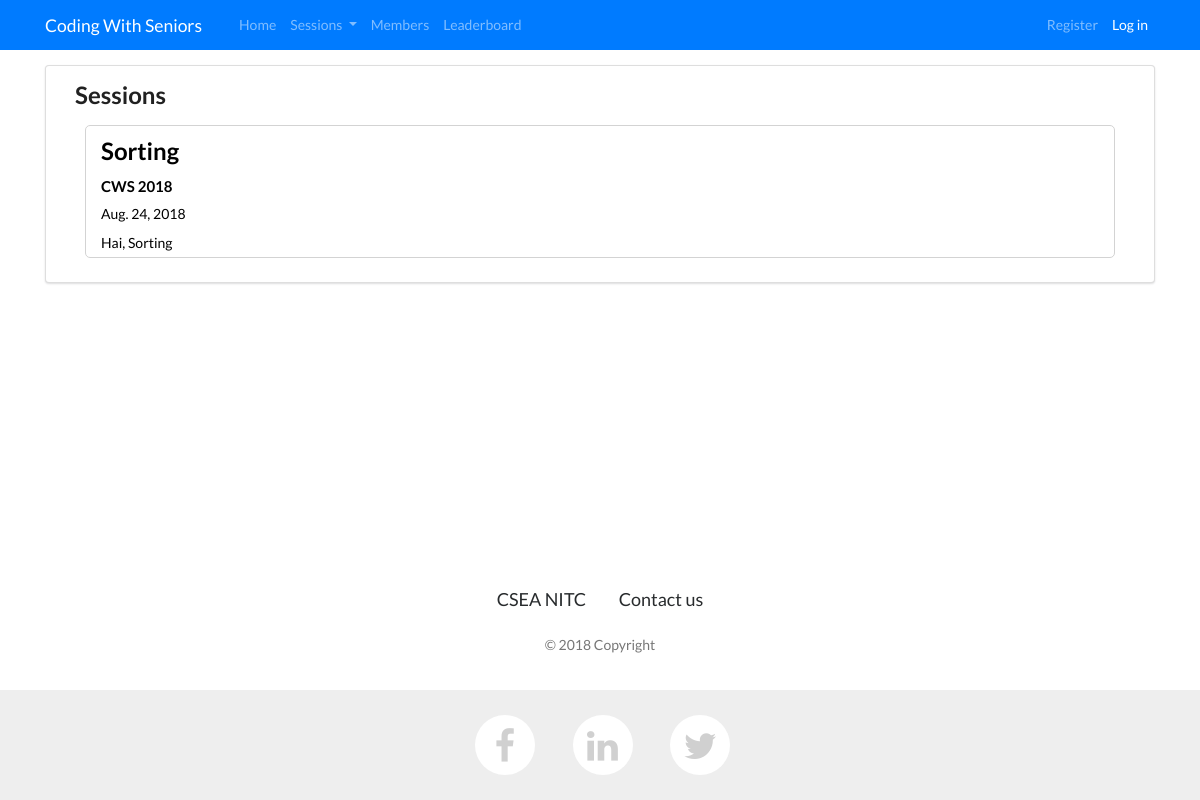
The page /events/sessions on the database as committed earlier.
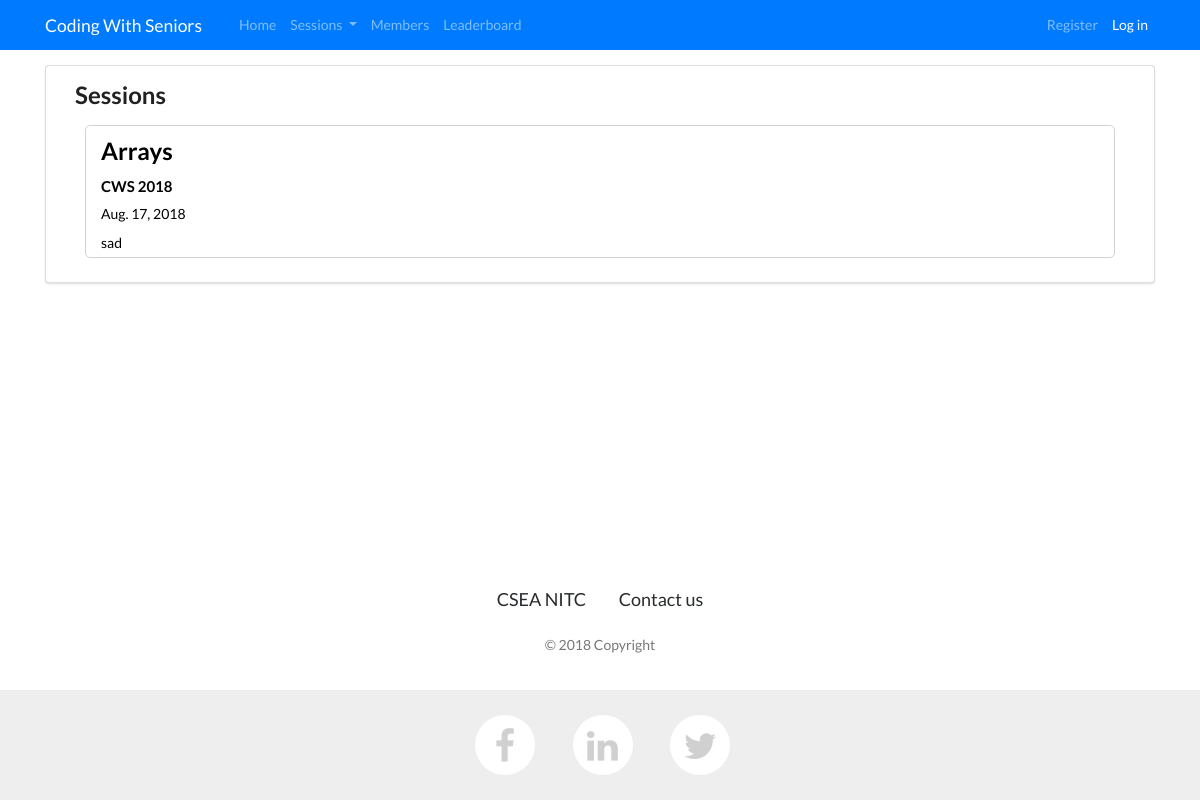
The same page on the database as committed later.
### events/models.py (models this page shows, shortened)
class Session(models.Model):
    event=models.ForeignKey(Event,on_delete=models.CASCADE)
    name=models.CharField(max_length=255, blank=False, null=True,unique=True)
    date=date=models.DateField(blank=False, null=True)
    description = models.TextField(blank=False, null=True)
    test_name=models.CharField(max_length=255,blank=True, null=True)
    test_url=models.URLField(blank=True, null=True)
    top_coder=models.CharField(max_length=255, blank=True, null=True)
    top_contributor=models.CharField(max_length=255, blank=True, null=True)
    top_improver=models.CharField(max_length=255, blank=True, null=True)
    rating_updated=models.BooleanField(default=False)

class Event(models.Model):
    name= models.CharField(max_length=255, blank=False, null=True,unique=True)
    date=models.DateField(blank=False, null=True)
    description=models.TextField( blank=False, null=True)

### events/views.py (the view)
# urls.py: path('sessions',views.view_sessions, name="view_sessions"),
def view_sessions(request: HttpRequest) -> HttpResponse:
    try:
        sessionset = Session.objects.all().order_by('-date')
        upzero = False
        if sessionset.count() == 0:
            upzero = True
    except:
        messages.add_message(request, messages.ERROR, 'Error Contact Admin')
    return render(request, 'events/all_sessions.html', locals())

### events/templates/events/all_sessions.html (shortened to what this page needs)
{% extends "layout.html" %}
{% load staticfiles %}
{% block css %}
    <link href="//cdnjs.cloudflare.com/ajax/libs/semantic-ui/2.2.10/semantic.min.css" rel="stylesheet" id="bootstrap-css">
{% endblock %}
{% block body %}
    <div class="ui segment">
    <div class="ui container">
    <h2>Sessions</h2>
    {% for item in sessionset %}
        <a href="/events/sessions/{{ item.name }}" class="unstyle_link">
    <div class="row dabba" >
            <div class="col" >
                <h2 style="margin-top:10px;margin-bottom: 4px">{{ item.name }}</h2>
                <h4 style="margin-top:10px;margin-bottom: 4px">{{ item.event.name }}</h4>
                <h6 style="margin-top:10px;margin-bottom: 4px">{{ item.date }}</h6>
                <p style="margin-top:10px;margin-bottom: 4px">{{ item.description }}</p>
            </div>
    </div>
        </a>
    {%  endfor %}
    </div>
    </div>
{% endblock %}

### cws_site/templates/layout.html (shortened to what this page needs)
<!DOCTYPE html>
<html lang="en" style="height: 100%;">
<head>
    <link rel="stylesheet" href="https://stackpath.bootstrapcdn.com/bootstrap/4.1.3/css/bootstrap.min.css"
>
    <link href="https://cdnjs.cloudflare.com/ajax/libs/toastr.js/latest/css/toastr.min.css" rel="stylesheet" />
    {% load static %}
    <link rel="stylesheet" href="{% static 'cws_site/css/style.css' %}">
    <link rel="stylesheet" href="{% static 'cws_site/css/jquery-ui.css' %}">
    <link rel="stylesheet" href="https://maxcdn.bootstrapcdn.com/font-awesome/4.7.0/css/font-awesome.min.css">
    {% block css %}{% endblock %}
</head>
<body style="min-height: 100%;display: flex;flex-direction: column;">
<nav class="navbar navbar-expand-sm navbar-dark bg-primary" >
    <div class="container">
        <a class="navbar-brand" href="/" style="margin-top: 2px; margin-right: 30px;">Coding With Seniors</a>
        <div class="collapse navbar-collapse" id="navbarSupportedContent">
            <ul id="main-menu" class="navbar-nav mr-auto">
                <li class="nav-item {% block home_active %}{% endblock %}"><a class="nav-link" href="/">Home</a>
                </li>
                <li class="nav-item dropdown">
                    <a class="nav-link dropdown-toggle" href="#" id="navbarDropdown" role="button" data-toggle="dropdown" aria-haspopup="true" aria-expanded="false">
                      Sessions
                    </a>
                </li>
                <li class="nav-item"><a class="nav-link" href="/members">Members</a></li>
                <li class="nav-item"><a class="nav-link" href="/leaderboard">Leaderboard</a></li>
            </ul>
            <ul id="account-menu" class="navbar-nav">
            </ul>
        </div>
    </div>
</nav>
<section class="{% block container %}container{% endblock %}" style="margin-top: 15px;flex: 1;">
    {% block body %}
    {% endblock %}
</section>
<footer id="myFooter">
        <div class="container">
            <ul>
                <li><a href="http://assoc.cse.nitc.ac.in/" target="_blank">CSEA NITC</a></li>
                <li><a href="http://assoc.cse.nitc.ac.in/contact.php" target="_blank">Contact us</a></li>
            </ul>
        <p class="footer-copyright">© 2018 Copyright</p>
        </div>
        <div class="footer-social">
            <a href="https://www.facebook.com/CSEA.NITC/" class="social-icons" target="_blank"><i class="fa fa-facebook"></i></a>
            <a href="https://www.linkedin.com/in/karthik-ammanamanchi/" class="social-icons" target="_blank"><i class="fa fa-linkedin"></i></a>
            <a href="https://twitter.com/cseanitc" class="social-icons" target="_blank"><i class="fa fa-twitter"></i></a>
        </div>
    </footer>
</body>
</html>

### static/cws_site/css/style.css (style rules this page uses)
#myFooter { padding-top:32px; }
#myFooter .container { text-align: center; }
#myFooter .footer-copyright { margin-bottom: 35px; text-align: center; color: #777; }
#myFooter ul { list-style-type: none; padding: 0; margin-bottom: 18px; }
#myFooter a { color: #282b2d; font-size: 18px; }
#myFooter li { display: inline-block; margin: 0px 15px; line-height: 2; }
#myFooter .footer-social { text-align: center; padding-top: 25px; padding-bottom: 25px; background-color: #eee; }
#myFooter .fa { font-size: 36px; margin-right: 15px; margin-left: 20px; background-color: white; color: #d0d0d0; border-radius: 51%; padding: 10px; height: 60px; width: 60px; text-align: center; line-height: 43px; text-decoration: none; transition:color 0.2s; }
html { height: 100%; }
body { display: flex; display: -webkit-flex; flex-direction: column; -webkit-flex-direction: column; height: 100%; }
#myFooter { flex: 0 0 auto; -webkit-flex: 0 0 auto; }
.unstyle_link { text-decoration: none; color: black; }
.dabba { margin:10px;border: lightgray;border-width:1px;border-radius: 5px;border-style: solid; }
.navbar { font-size: 1em; padding-top: 8px; padding-bottom: 8px; }

Rows that differ between the two databases and show on the page:
removed Session: name "Sorting", event.name "CWS 2018", date "Aug. 24, 2018", description "Hai, Sorting"
added Session: name "Arrays", event.name "CWS 2018", date "Aug. 17, 2018", description "sad"
